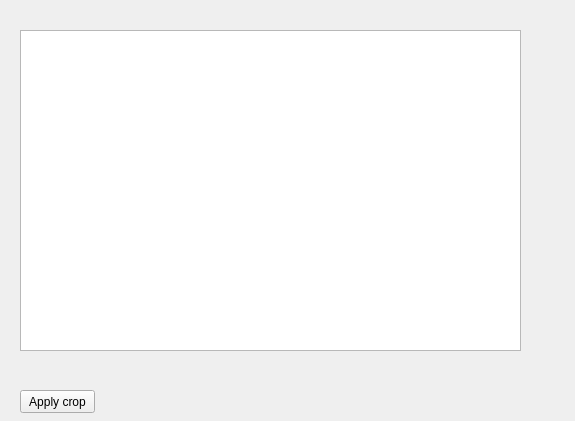
<?xml version="1.0" encoding="UTF-8"?>
<ui version="4.0">
 <class>CropForm</class>
 <widget class="QWidget" name="CropForm">
  <property name="geometry">
   <rect>
    <x>0</x>
    <y>0</y>
    <width>575</width>
    <height>421</height>
   </rect>
  </property>
  <property name="windowTitle">
   <string>Form</string>
  </property>
  <widget class="QGraphicsView" name="graphicsView">
   <property name="geometry">
    <rect>
     <x>20</x>
     <y>30</y>
     <width>501</width>
     <height>321</height>
    </rect>
   </property>
   <property name="dragMode">
    <enum>QGraphicsView::ScrollHandDrag</enum>
   </property>
  </widget>
  <widget class="QPushButton" name="applyCrop">
   <property name="geometry">
    <rect>
     <x>20</x>
     <y>390</y>
     <width>75</width>
     <height>23</height>
    </rect>
   </property>
   <property name="text">
    <string>Apply crop</string>
   </property>
  </widget>
 </widget>
 <resources/>
 <connections/>
</ui>
